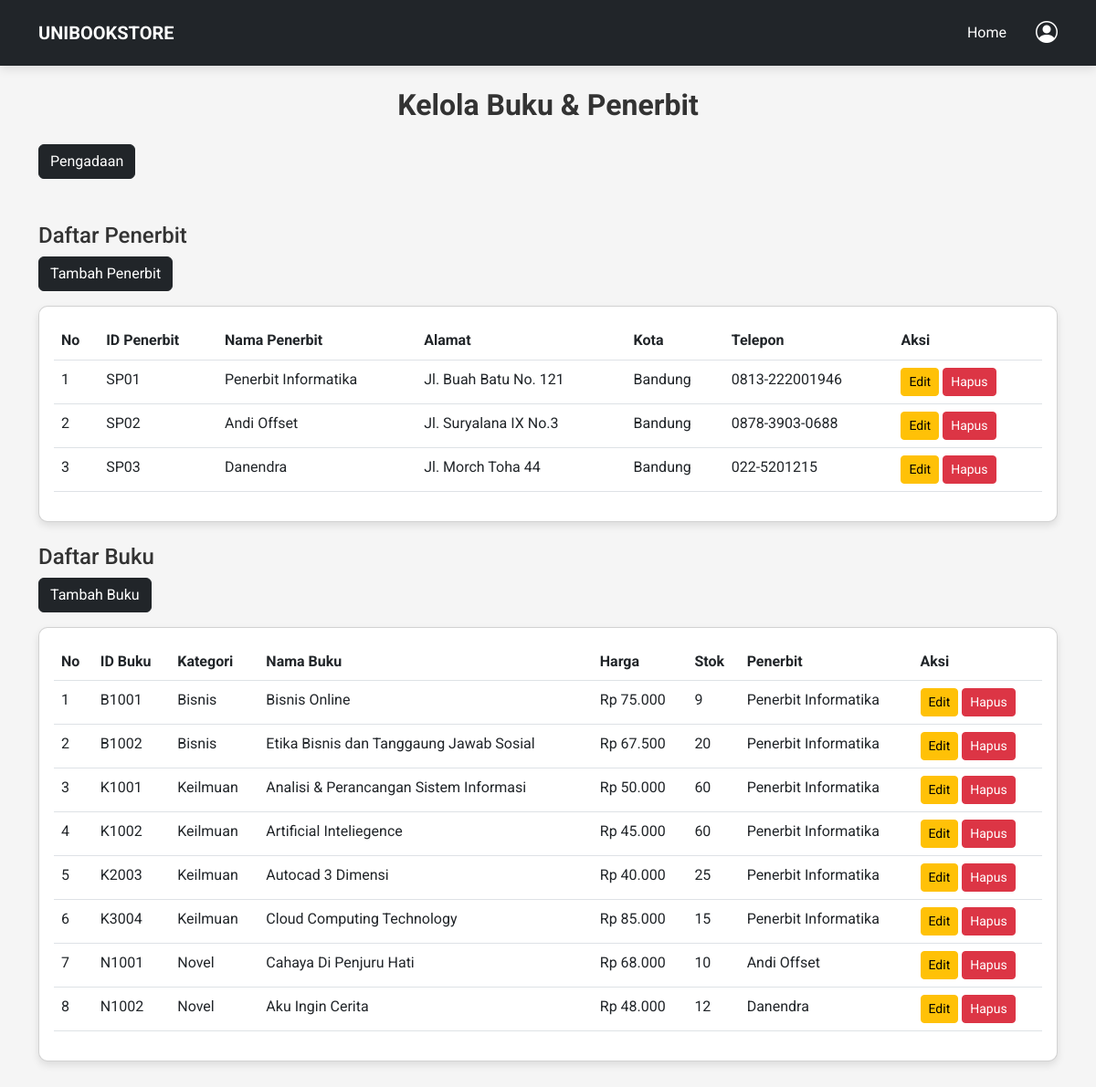
The app's page /admin.php with its own data.
### tables this page shows
CREATE TABLE `penerbit` (
  `id_penerbit` varchar(10) NOT NULL,
  `nama_penerbit` varchar(100) NOT NULL,
  `alamat` text NOT NULL,
  `kota` varchar(50) NOT NULL,
  `telepon` varchar(15) NOT NULL
);

CREATE TABLE `buku` (
  `id_buku` varchar(10) NOT NULL,
  `kategori` varchar(15) NOT NULL,
  `nama_buku` varchar(100) NOT NULL,
  `harga` int(11) NOT NULL,
  `stok` int(11) NOT NULL,
  `id_penerbit` varchar(10) NOT NULL
);

### admin.php (the view, shortened to what this page needs)
<?php
include 'koneksi.php';
$penerbit_result = mysqli_query($koneksi, "SELECT * FROM penerbit");
$buku_result = mysqli_query(
    $koneksi,
    "SELECT * FROM buku  JOIN penerbit ON buku.id_penerbit = penerbit.id_penerbit"
); ?>
<!DOCTYPE html>
<html lang="id">
<head>
    <link href="https://cdn.jsdelivr.net/npm/bootstrap@5.3.0/dist/css/bootstrap.min.css" rel="stylesheet">
    <link rel="stylesheet" href="css2.css">
    <link rel="stylesheet" href="https://cdn.jsdelivr.net/npm/bootstrap-icons/font/bootstrap-icons.css">
    <link rel="stylesheet" href="css2.css">
</head>
<body>
    <nav id="navbar" class="navbar bg-dark navbar-expand-lg navbar-dark fixed-top">
        <div class="container d-flex justify-content-between align-items-center">
            <a class="navbar-brand fw-bold text-white" href="#">UNIBOOKSTORE</a>
            <div class="d-flex align-items-center">
                <a href="index.php" class="text-white text-decoration-none me-4">Home</a>
                <a href="admin.php" class="text-white text-decoration-none ms-2">
                    <i class="bi bi-person-circle fs-4"></i>
                </a>
            </div>
        </div>
    </nav>
    <div class="container py-5">
        <h2 class="text-center mb-4 mt-5 "><b>Kelola Buku & Penerbit</b></h2>
        <button class="btn btn-dark mb-5 me"><a href="pengadaan.php" class="text-decoration-none text-white">Pengadaan</a></button>
        <h4>Daftar Penerbit</h4>
        <button class="btn btn-dark  mb-3" data-bs-toggle="modal" data-bs-target="#modalTambahPenerbit">Tambah Penerbit</button>
        <div class="card mb-4 p-3">
            <table class="table table-hover">
                <thead>
                    <tr>
                        <th>No</th>
                        <th>ID Penerbit</th>
                        <th>Nama Penerbit</th>
                        <th>Alamat</th>
                        <th>Kota</th>
                        <th>Telepon</th>
                        <th>Aksi</th>
                    </tr>
                </thead>
                <tbody>
                    <?php
                    $nomor = 1;
                    while ($row = mysqli_fetch_assoc($penerbit_result)) { ?>
                        <tr>
                            <td> <?php echo $nomor; ?> </td>
                            <td><?php echo $row['id_penerbit']; ?></td>
                            <td><?php echo $row['nama_penerbit']; ?></td>
                            <td><?php echo $row['alamat']; ?></td>
                            <td><?php echo $row['kota']; ?></td>
                            <td><?php echo $row['telepon']; ?></td>
                            <td>
                                <button class="btn btn-warning btn-sm" data-bs-toggle="modal"
                                    data-bs-target="#modalEditPenerbit<?php echo $row['id_penerbit']; ?>">
                                    Edit
                                </button>
                                <button class="btn btn-danger btn-sm" data-bs-toggle="modal" data-bs-target="#modalHapusPenerbit<?php echo $row['id_penerbit']; ?>">
                                    Hapus
                                </button>
                            </td>
                        </tr>
                    <?php $nomor++;
                    } ?>
                </tbody>
            </table>
        </div>
        <h4>Daftar Buku</h4>
        <button type="button" class="btn btn-dark text-white mb-3" data-bs-toggle="modal" data-bs-target="#tambahBukuModal">
            Tambah Buku
        </button>
        <div class="card p-3">
            <table class="table table-hover">
                <thead>
                    <tr>
                        <th>No</th>
                        <th>ID Buku</th>
                        <th>Kategori</th>
                        <th>Nama Buku</th>
                        <th>Harga</th>
                        <th>Stok</th>
                        <th>Penerbit</th>
                        <th>Aksi</th>
                    </tr>
                </thead>
                <tbody>
                    <?php
                    $nomor = 1;
                    while ($row = mysqli_fetch_assoc($buku_result)) { ?>
                        <tr>
                            <td><?php echo $nomor ?></td>
                            <td><?php echo $row['id_buku']; ?></td>
                            <td><?php echo $row['kategori']; ?></td>
                            <td><?php echo $row['nama_buku']; ?></td>
                            <td> Rp <?php echo number_format($row['harga'], 0, ',', '.'); ?></td>
                            <td><?php echo $row['stok']; ?></td>
                            <td><?php echo $row['nama_penerbit']; ?></td>
                            <td>
                                <button class="btn btn-warning btn-sm" data-bs-toggle="modal" data-bs-target="#editModal<?php echo $row['id_buku']; ?>">Edit</button>
                                <button class="btn btn-danger btn-sm" data-bs-toggle="modal" data-bs-target="#deleteModal<?php echo $row['id_buku']; ?>">Hapus</button>
                            </td>
                        </tr>
                    <?php $nomor++;
                    } ?>
                </tbody>
            </table>
        </div>
    </div>
</body>
</html>

### css2.css (style rules this page uses)
body { font-family: 'Roboto', sans-serif; margin: 0; padding: 0; background-color: #f5f5f5; color: #333; line-height: 1.6; }
#navbar { padding: 15px 0px; box-shadow: 0px 4px 10px rgba(0, 0, 0, 0.1); transition: background-color 0.3s ease-in-out; }
.card { border-radius: 10px; box-shadow: 0px 4px 8px rgba(0, 0, 0, 0.1); }

### records on screen
penerbit: id_penerbit "SP01", nama_penerbit "Penerbit Informatika", alamat "Jl. Buah Batu No. 121", kota "Bandung", telepon "0813-222001946"
penerbit: id_penerbit "SP02", nama_penerbit "Andi Offset", alamat "Jl. Suryalana IX No.3", kota "Bandung", telepon "0878-3903-0688"
penerbit: id_penerbit "SP03", nama_penerbit "Danendra", alamat "Jl. Morch Toha 44", kota "Bandung", telepon "022-5201215"
buku: id_buku "B1001", kategori "Bisnis", nama_buku "Bisnis Online", harga "75.000", stok "9", id_penerbit.nama_penerbit "Penerbit Informatika"
buku: id_buku "B1002", kategori "Bisnis", nama_buku "Etika Bisnis dan Tanggaung Jawab Sosial", harga "67.500", stok "20", id_penerbit.nama_penerbit "Penerbit Informatika"
buku: id_buku "K1001", kategori "Keilmuan", nama_buku "Analisi & Perancangan Sistem Informasi", harga "50.000", stok "60", id_penerbit.nama_penerbit "Penerbit Informatika"
buku: id_buku "K1002", kategori "Keilmuan", nama_buku "Artificial Inteliegence", harga "45.000", stok "60", id_penerbit.nama_penerbit "Penerbit Informatika"
buku: id_buku "K2003", kategori "Keilmuan", nama_buku "Autocad 3 Dimensi", harga "40.000", stok "25", id_penerbit.nama_penerbit "Penerbit Informatika"
buku: id_buku "K3004", kategori "Keilmuan", nama_buku "Cloud Computing Technology", harga "85.000", stok "15", id_penerbit.nama_penerbit "Penerbit Informatika"
buku: id_buku "N1001", kategori "Novel", nama_buku "Cahaya Di Penjuru Hati", harga "68.000", stok "10", id_penerbit.nama_penerbit "Andi Offset"
buku: id_buku "N1002", kategori "Novel", nama_buku "Aku Ingin Cerita", harga "48.000", stok "12", id_penerbit.nama_penerbit "Danendra"
